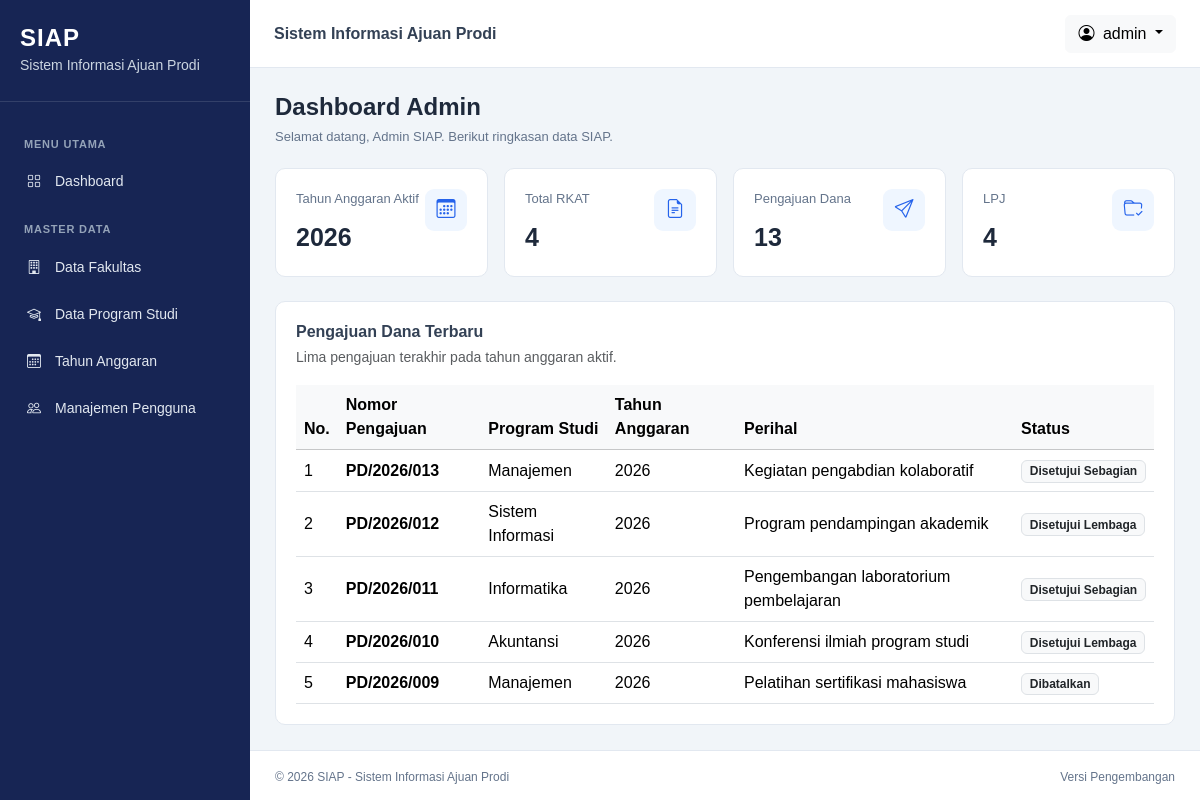
/dashboard/admin/ (signed in), run on the app's committed database.
### apps/master_data/models.py (models this page shows, shortened)
class TimeStampedModel(models.Model):
    created_at = models.DateTimeField(auto_now_add=True)
    updated_at = models.DateTimeField(auto_now=True)
    class Meta:
        abstract = True

class BudgetYear(TimeStampedModel):
    name = models.CharField(
        max_length=20,
        unique=True,
        verbose_name="Tahun Anggaran"
    )
    start_date = models.DateField(
        verbose_name="Tanggal Mulai"
    )
    end_date = models.DateField(
        verbose_name="Tanggal Selesai"
    )
    is_active = models.BooleanField(
        default=False,
        verbose_name="Tahun Aktif"
    )
    class Meta:
        db_table = "master_budget_year"
        ordering = ["-start_date"]
        verbose_name = "Tahun Anggaran"
        verbose_name_plural = "Tahun Anggaran"

class StudyProgram(TimeStampedModel):
    faculty = models.ForeignKey(
        Faculty,
        on_delete=models.PROTECT,
        related_name="study_programs"
    )
    name = models.CharField(
        max_length=150,
        verbose_name="Nama Program Studi"
    )
    code = models.CharField(
        max_length=20,
        unique=True,
        verbose_name="Kode Program Studi"
    )
    class Meta:
        db_table = "master_study_program"
        ordering = ["name"]
        verbose_name = "Program Studi"
        verbose_name_plural = "Program Studi"

### apps/fund_requests/models.py (models this page shows, shortened)
class FundRequest(TimeStampedModel):
    class Status(models.TextChoices):
        DRAFT = "DRAFT", "Draft"
        SUBMITTED = "SUBMITTED", "Diajukan ke Fakultas"
        REVISION = "REVISION", "Perlu Revisi"
        FACULTY_CHECKED = "FACULTY_CHECKED", "Diperiksa Fakultas"
        FORWARDED = "FORWARDED", "Diteruskan ke Lembaga"
        APPROVED = "APPROVED", "Disetujui Lembaga"
        PARTIALLY_APPROVED = "PARTIALLY_APPROVED", "Disetujui Sebagian"
        REJECTED = "REJECTED", "Ditolak"
        CANCELLED = "CANCELLED", "Dibatalkan"
    study_program = models.ForeignKey(
        StudyProgram,
        on_delete=models.PROTECT,
        related_name="fund_requests",
        verbose_name="Program Studi",
    )
    budget_year = models.ForeignKey(
        BudgetYear,
        on_delete=models.PROTECT,
        related_name="fund_requests",
        verbose_name="Tahun Anggaran",
    )
    request_number = models.CharField(
        max_length=50,
        unique=True,
        verbose_name="Nomor Pengajuan",
    )
    subject = models.CharField(
        max_length=255,
        verbose_name="Perihal Pengajuan",
    )
    letter_date = models.DateField(
        default=timezone.localdate,
        verbose_name="Tanggal Surat",
    )
    created_by = models.ForeignKey(
        settings.AUTH_USER_MODEL,
        on_delete=models.PROTECT,
        related_name="created_fund_requests",
    )
    status = models.CharField(
        max_length=30,
        choices=Status.choices,
        default=Status.DRAFT,
    )
    submitted_at = models.DateTimeField(null=True, blank=True)
    notes = models.TextField(blank=True)
    class Meta:
        db_table = "fund_requests"
        ordering = ["-created_at"]
        verbose_name = "Pengajuan Dana"
        verbose_name_plural = "Pengajuan Dana"

### apps/accounts/views.py (the view)
@role_required("ADMIN")
def admin_dashboard(request):
    context = build_dashboard_context(request.user)
    return render(request, "home.html", context)

### templates/home.html (shortened to what this page needs)
{% extends "master/base.html" %}
{% block content %}
<div class="page-title">
    <h4>{{ dashboard_title }}</h4>
    <p>
        Selamat datang, {{ request.user.get_full_name|default:request.user.username }}.
        Berikut ringkasan data SIAP.
    </p>
</div>
<div class="row g-3 mb-4">
    <div class="col-md-6 col-xl-3">
        <div class="dashboard-card">
            <div class="d-flex justify-content-between">
                <div>
                    <div class="card-label">Tahun Anggaran Aktif</div>
                    <div class="card-value">
                        {{ active_budget_year.name|default:"-" }}
                    </div>
                </div>
                <div class="card-icon">
                    <i class="bi bi-calendar3"></i>
                </div>
            </div>
        </div>
    </div>
    <div class="col-md-6 col-xl-3">
        <div class="dashboard-card">
            <div class="d-flex justify-content-between">
                <div>
                    <div class="card-label">Total RKAT</div>
                    <div class="card-value">{{ total_rkat }}</div>
                </div>
                <div class="card-icon">
                    <i class="bi bi-file-earmark-text"></i>
                </div>
            </div>
        </div>
    </div>
    <div class="col-md-6 col-xl-3">
        <div class="dashboard-card">
            <div class="d-flex justify-content-between">
                <div>
                    <div class="card-label">Pengajuan Dana</div>
                    <div class="card-value">{{ total_requests }}</div>
                </div>
                <div class="card-icon">
                    <i class="bi bi-send"></i>
                </div>
            </div>
        </div>
    </div>
    <div class="col-md-6 col-xl-3">
        <div class="dashboard-card">
            <div class="d-flex justify-content-between">
                <div>
                    <div class="card-label">LPJ</div>
                    <div class="card-value">{{ total_lpj }}</div>
                </div>
                <div class="card-icon">
                    <i class="bi bi-folder-check"></i>
                </div>
            </div>
        </div>
    </div>
</div>
<div class="content-panel">
    <div class="d-flex justify-content-between align-items-center mb-3">
        <div>
            <h6 class="fw-bold mb-1">Pengajuan Dana Terbaru</h6>
            <small class="text-muted">
                Lima pengajuan terakhir pada tahun anggaran aktif.
            </small>
        </div>
    </div>
    <div class="table-responsive">
        <table class="table table-hover align-middle mb-0">
            <thead class="table-light">
                <tr>
                    <th>No.</th>
                    <th>Nomor Pengajuan</th>
                    <th>Program Studi</th>
                    <th>Tahun Anggaran</th>
                    <th>Perihal</th>
                    <th>Status</th>
                </tr>
            </thead>
            <tbody>
                {% for item in recent_requests %}
                    <tr>
                        <td>{{ forloop.counter }}</td>
                        <td class="fw-semibold">
                            {{ item.request_number }}
                        </td>
                        <td>{{ item.study_program.name }}</td>
                        <td>{{ item.budget_year.name }}</td>
                        <td>{{ item.subject }}</td>
                        <td>
                            <span class="badge bg-light text-dark border">
                                {{ item.get_status_display }}
                            </span>
                        </td>
                    </tr>
                {% empty %}
                    <tr>
                        <td colspan="6" class="text-center text-muted py-4">
                            Belum ada pengajuan dana pada tahun anggaran aktif.
                        </td>
                    </tr>
                {% endfor %}
            </tbody>
        </table>
    </div>
</div>
{% endblock %}

### templates/master/base.html (shortened to what this page needs)
{% load static %}
<!DOCTYPE html>
<html lang="id">
<head>
    <link
        href="https://cdn.jsdelivr.net/npm/bootstrap@5.3.3/dist/css/bootstrap.min.css"
        rel="stylesheet"
    >
    <link
        href="https://cdn.jsdelivr.net/npm/bootstrap-icons@1.11.3/font/bootstrap-icons.min.css"
        rel="stylesheet"
    >
    <link rel="stylesheet" href="{% static 'css/style.css' %}">
</head>
<body>
<div class="app-wrapper">
    {% include "master/sidebar.html" %}
    <div class="main-content">
        {% include "master/navbar.html" %}
        <main class="content-area">
            {% block content %}{% endblock %}
        </main>
        {% include "master/footer.html" %}
    </div>
</div>
</body>
</html>

### templates/master/sidebar.html (shortened to what this page needs)
<aside class="sidebar" id="sidebar">
    <div class="sidebar-brand">
        <h4>SIAP</h4>
        <small>Sistem Informasi Ajuan Prodi</small>
    </div>
    <div class="sidebar-menu">
        <span class="sidebar-label">Menu Utama</span>
        {% if request.user.profile.role == "ADMIN" %}
            <a href="{% url 'accounts:admin_dashboard' %}" class="sidebar-link">
                <i class="bi bi-grid"></i>
                <span>Dashboard</span>
            </a>
            <span class="sidebar-label">Master Data</span>
            <a href="{% url 'master_data:faculty_index' %}" class="sidebar-link">
                <i class="bi bi-building"></i>
                <span>Data Fakultas</span>
            </a>
            <a href="{% url 'master_data:study_program_index' %}" class="sidebar-link">
                <i class="bi bi-mortarboard"></i>
                <span>Data Program Studi</span>
            </a>
           <a href="{% url 'master_data:budget_year_index' %}" class="sidebar-link">
              <i class="bi bi-calendar3"></i>
              <span>Tahun Anggaran</span>
          </a>
            <a href="{% url 'accounts:user_management_index' %}" class="sidebar-link">
                <i class="bi bi-people"></i>
                <span>Manajemen Pengguna</span>
            </a>
        {% endif %}
    </div>
</aside>

### templates/master/navbar.html (shortened to what this page needs)
<header class="top-navbar d-flex align-items-center justify-content-between">
    <div class="d-flex align-items-center gap-3">
        <div>
            <span class="fw-semibold">Sistem Informasi Ajuan Prodi</span>
        </div>
    </div>
    <div class="dropdown">
        <button
            class="btn btn-light dropdown-toggle"
            type="button"
            data-bs-toggle="dropdown"
        >
            <i class="bi bi-person-circle me-1"></i>
            {{ request.user.username }}
        </button>
    </div>
</header>

### templates/master/footer.html
<footer class="app-footer d-flex justify-content-between flex-wrap gap-2">
    <span>© {% now "Y" %} SIAP - Sistem Informasi Ajuan Prodi</span>
    <span>Versi Pengembangan</span>
</footer>

### static/css/style.css (style rules this page uses)
:root { --siap-primary: #2563eb; --siap-sidebar: #172554; --siap-sidebar-hover: #1e3a8a; --siap-background: #f1f5f9; --siap-text: #334155; }
* { box-sizing: border-box; }
body { margin: 0; font-family: Arial, Helvetica, sans-serif; background: var(--siap-background); color: var(--siap-text); }
.app-wrapper { min-height: 100vh; }
.sidebar { width: 250px; height: 100vh; position: fixed; top: 0; left: 0; z-index: 1040; overflow-y: auto; background: var(--siap-sidebar); color: #fff; transition: transform .25s ease; }
.sidebar-brand { padding: 24px 20px; border-bottom: 1px solid rgba(255,255,255,.12); }
.sidebar-brand h4 { margin: 0; font-weight: 700; letter-spacing: 1px; }
.sidebar-brand small { color: #cbd5e1; }
.sidebar-menu { padding: 16px 12px; }
.sidebar-label { display: block; margin: 18px 12px 8px; color: #94a3b8; font-size: 11px; font-weight: 700; text-transform: uppercase; letter-spacing: .8px; }
.sidebar-menu a { display: flex; align-items: center; gap: 12px; padding: 11px 13px; margin-bottom: 4px; border-radius: 7px; color: #e2e8f0; text-decoration: none; font-size: 14px; }
.sidebar-menu a i { width: 18px; text-align: center; }
.main-content { margin-left: 250px; min-height: 100vh; display: flex; flex-direction: column; }
.top-navbar { min-height: 68px; padding: 12px 24px; background: #fff; border-bottom: 1px solid #e2e8f0; }
.content-area { flex: 1; padding: 25px; }
.page-title { margin-bottom: 22px; }
.page-title h4 { margin-bottom: 5px; font-weight: 700; color: #1e293b; }
.page-title p { margin: 0; color: #64748b; font-size: 13px; }
.dashboard-card { height: 100%; padding: 20px; background: #fff; border: 1px solid #e2e8f0; border-radius: 10px; }
.dashboard-card .card-label { color: #64748b; font-size: 13px; }
.dashboard-card .card-value { margin-top: 10px; color: #1e293b; font-size: 25px; font-weight: 700; }
.dashboard-card .card-icon { width: 42px; height: 42px; display: flex; align-items: center; justify-content: center; border-radius: 9px; background: #eff6ff; color: var(--siap-primary); font-size: 19px; }
.content-panel { padding: 20px; background: #fff; border: 1px solid #e2e8f0; border-radius: 10px; }
.app-footer { padding: 17px 25px; background: #fff; border-top: 1px solid #e2e8f0; color: #64748b; font-size: 12px; }

### data on the page
BudgetYear: name "2026"
FundRequest: request_number "PD/2026/013", study_program.name "Manajemen", budget_year.name "2026", subject "Kegiatan pengabdian kolaboratif", status "Disetujui Sebagian"
FundRequest: request_number "PD/2026/012", study_program.name "Sistem Informasi", budget_year.name "2026", subject "Program pendampingan akademik", status "Disetujui Lembaga"
FundRequest: request_number "PD/2026/011", study_program.name "Informatika", budget_year.name "2026", subject "Pengembangan laboratorium pembelajaran", status "Disetujui Sebagian"
FundRequest: request_number "PD/2026/010", study_program.name "Akuntansi", budget_year.name "2026", subject "Konferensi ilmiah program studi", status "Disetujui Lembaga"
FundRequest: request_number "PD/2026/009", study_program.name "Manajemen", budget_year.name "2026", subject "Pelatihan sertifikasi mahasiswa", status "Dibatalkan"

### other printed values
{{ request.user.username }} "admin"
{{ dashboard_title }} "Dashboard Admin"
{{ request.user.get_full_name|default:request.user.username }} "Admin SIAP"
{{ total_rkat }} "4"
{{ total_requests }} "13"
{{ total_lpj }} "4"
